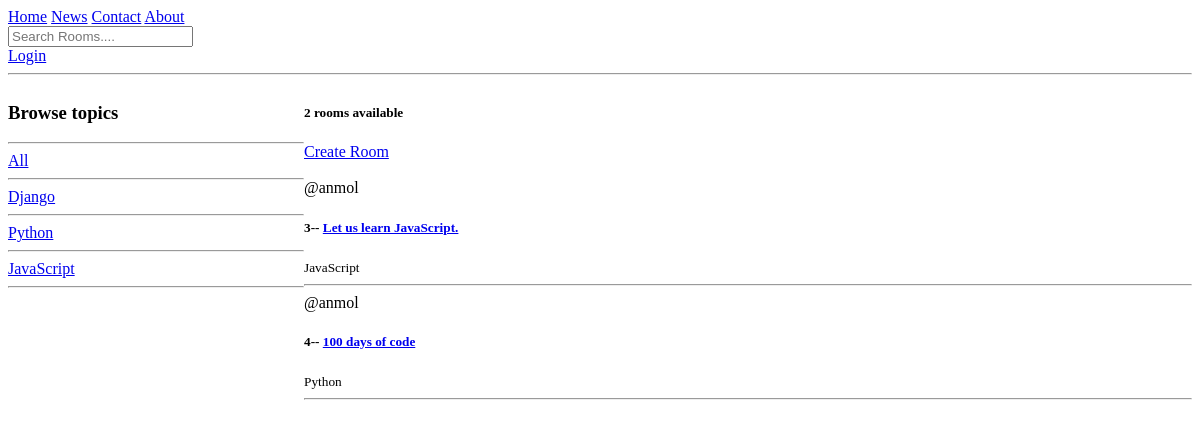
The app's page /, older data.
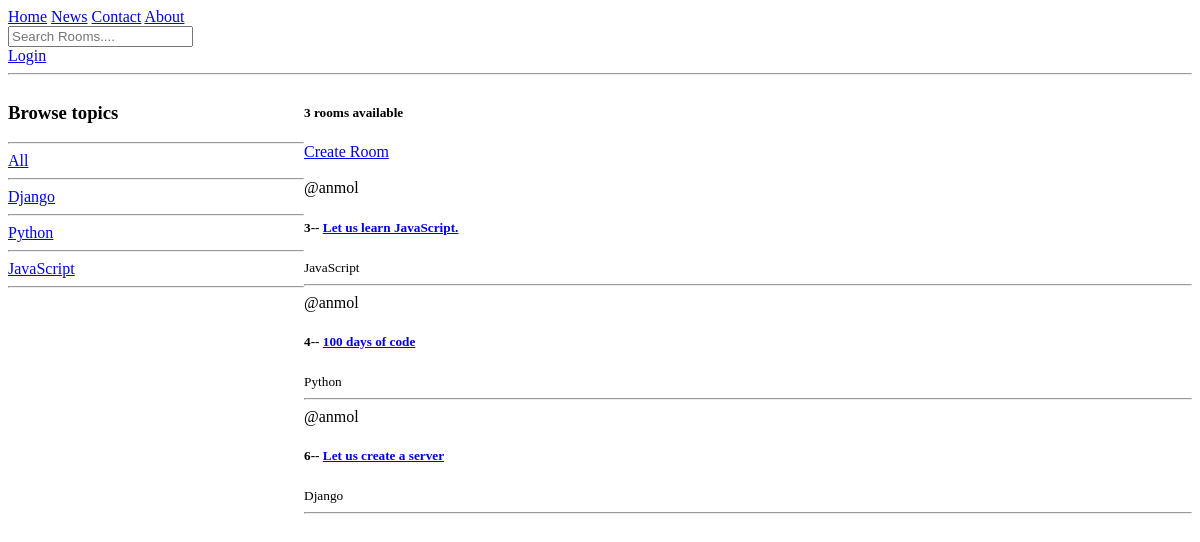
The same page, newer data.
### base/models.py (models this page shows, shortened)
class Topic(models.Model):
    name = models.CharField(max_length=200)

class Room(models.Model):
    host = models.ForeignKey(User, on_delete=models.SET_NULL, null=True)
    topic = models.ForeignKey(Topic, on_delete=models.SET_NULL, null=True)
    name = models.CharField(max_length=100)
    description = models.TextField(null=True, blank=True)
    participants = models.ManyToManyField(User, related_name='participants', blank=True)
    updated = models.DateTimeField(auto_now=True)
    created = models.DateTimeField(auto_now_add=True)

### base/views.py (the view)
# urls.py: path("", views.home, name='home'),
def home(request):
    q = request.GET.get('q') if request.GET.get('q') != None else ''
    rooms = Room.objects.filter(Q(topic__name__icontains=q) |
                                Q(name__icontains=q) |
                                Q(description__icontains=q)
                                )
    topics = Topic.objects.all()
    context = {'rooms': rooms, 'topics': topics, 'room_count': rooms.count()}
    return render(request, 'home.html', context)

### templates/home.html (shortened to what this page needs)
{% extends 'main.html' %}
{% block content %}
<div class="home-container">
    <div>
        <h3>Browse topics</h3>
        <hr>
        <div>
            <a href="{% url 'home' %}">All</a>
        </div>
        <hr>
        {% for topic in topics %}
        <div>
            <a href="{% url 'home' %}?q={{topic.name}}">{{topic.name}}</a>
        </div>
        <hr>
        {% endfor %}
    </div>
    <div>
        <h5>{{room_count}} rooms available</h5>
        <a href="{% url 'create-room' %}">Create Room</a>
        <br>
        <br>
        <div>
            {% for room in rooms %}
            <div>
                <span>@{{room.host.username}}</span>
                <h5>{{room.id}}-- <a href="/room/{{room.id}}/">{{room.name}}</a></h5>
            </div>
            <small>{{room.topic.name}}</small>
            <hr>
            {% endfor %}
        </div>
    </div>
</div>
{% endblock %}

### templates/main.html (shortened to what this page needs)
<!DOCTYPE html>
<html lang="en">
<head>
</head>
<body>
    {% include 'navbar.html' %}
    {% block content %}
    {% endblock %}
</body>
</html>

### templates/navbar.html
<div class="topnav">
    <a class="active" href="#home">Home</a>
    <a href="room/1/">News</a>
    <a href="#contact">Contact</a>
    <a href="#about">About</a>
</div>
<form action="{% url 'home' %}" method="GET">
    <input type="text" name="q" placeholder="Search Rooms...." />
</form>
{% if request.user.is_authenticated %}
<p>Hello {{request.user}}</p>
<a href="{% url 'logout' %}">LogOut</a>
{% else %}
<a href="{% url 'login' %}">Login</a>
{% endif %}
<hr>

### templates/home.html (style rules this page uses)
.home-container { display: grid; grid-template-columns: 1fr 3fr; }

Row changes from the older to the newer data that the page shows:
added Room: host.username "anmol", id "6", name "Let us create a server", topic.name "Django"
Text that changed along with them:
{{ room_count }}: "2" → "3"
